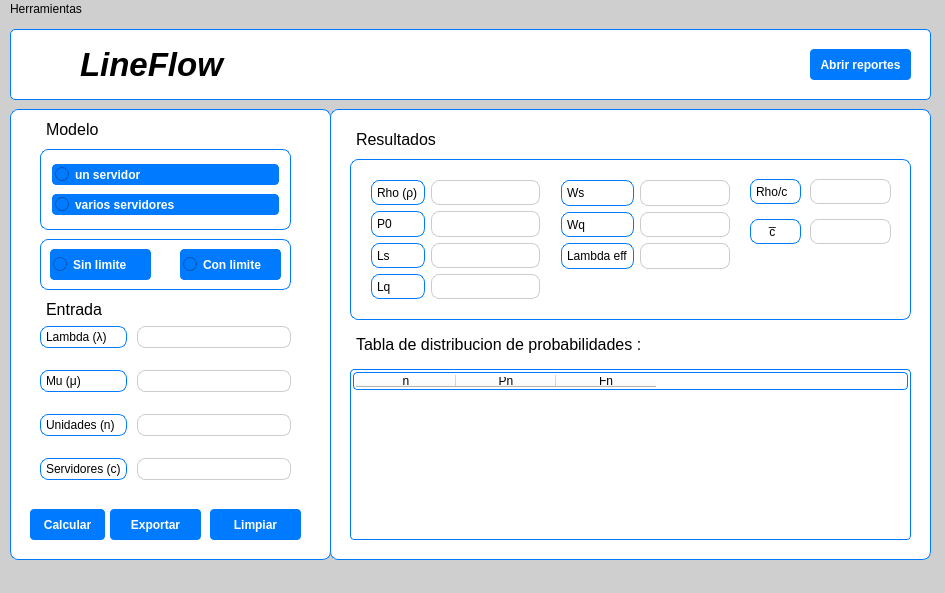
<?xml version="1.0" encoding="UTF-8"?>
<ui version="4.0">
 <class>MainWindow</class>
 <widget class="QMainWindow" name="MainWindow">
  <property name="geometry">
   <rect>
    <x>0</x>
    <y>0</y>
    <width>945</width>
    <height>593</height>
   </rect>
  </property>
  <property name="windowTitle">
   <string>MainWindow</string>
  </property>
  <property name="styleSheet">
   <string notr="true">background-color: rgb(207, 207, 207);
font-family: Arial, sans-serif;</string>
  </property>
  <widget class="QWidget" name="centralwidget">
   <widget class="QFrame" name="frame_4">
    <property name="geometry">
     <rect>
      <x>330</x>
      <y>90</y>
      <width>601</width>
      <height>451</height>
     </rect>
    </property>
    <property name="styleSheet">
     <string notr="true">background-color: #ffffff;
border: 1px solid #007bff;
border-radius: 8px;
padding: 2px;</string>
    </property>
    <property name="frameShape">
     <enum>QFrame::StyledPanel</enum>
    </property>
    <property name="frameShadow">
     <enum>QFrame::Raised</enum>
    </property>
    <widget class="QTableWidget" name="prodDist_tableWidget">
     <property name="geometry">
      <rect>
       <x>20</x>
       <y>260</y>
       <width>561</width>
       <height>171</height>
      </rect>
     </property>
     <property name="maximumSize">
      <size>
       <width>561</width>
       <height>171</height>
      </size>
     </property>
     <property name="styleSheet">
      <string notr="true">background-color: #ffffff;
border: 1px solid #007bff;
border-radius: 4px;
alternate-background-color: #f9f9f9;
color: rgb(0, 0, 0);</string>
     </property>
     <column>
      <property name="text">
       <string>n</string>
      </property>
     </column>
     <column>
      <property name="text">
       <string>Pn</string>
      </property>
     </column>
     <column>
      <property name="text">
       <string>Fn</string>
      </property>
     </column>
    </widget>
    <widget class="QLabel" name="label_6">
     <property name="geometry">
      <rect>
       <x>20</x>
       <y>20</y>
       <width>101</width>
       <height>21</height>
      </rect>
     </property>
     <property name="font">
      <font>
       <family>Arial</family>
       <pointsize>-1</pointsize>
      </font>
     </property>
     <property name="styleSheet">
      <string notr="true">color: rgb(0, 0, 0);
font-size: 16px;
border: none;</string>
     </property>
     <property name="text">
      <string>Resultados</string>
     </property>
    </widget>
    <widget class="QLabel" name="label_8">
     <property name="geometry">
      <rect>
       <x>20</x>
       <y>220</y>
       <width>321</width>
       <height>31</height>
      </rect>
     </property>
     <property name="font">
      <font>
       <family>Arial</family>
       <pointsize>-1</pointsize>
      </font>
     </property>
     <property name="styleSheet">
      <string notr="true">color: rgb(0, 0, 0);
font-size: 16px;
border:none;</string>
     </property>
     <property name="text">
      <string>Tabla de distribucion de probabilidades :</string>
     </property>
    </widget>
    <widget class="QFrame" name="frame_3">
     <property name="geometry">
      <rect>
       <x>20</x>
       <y>50</y>
       <width>561</width>
       <height>161</height>
      </rect>
     </property>
     <property name="styleSheet">
      <string notr="true">border: 1px solid #007bff;
</string>
     </property>
     <property name="frameShape">
      <enum>QFrame::StyledPanel</enum>
     </property>
     <property name="frameShadow">
      <enum>QFrame::Raised</enum>
     </property>
     <widget class="QFrame" name="frame">
      <property name="geometry">
       <rect>
        <x>10</x>
        <y>10</y>
        <width>191</width>
        <height>141</height>
       </rect>
      </property>
      <property name="styleSheet">
       <string notr="true">border:none;</string>
      </property>
      <layout class="QGridLayout" name="gridLayout_2">
       <item row="3" column="0">
        <widget class="QLabel" name="lq_label">
         <property name="font">
          <font>
           <family>Arial</family>
          </font>
         </property>
         <property name="styleSheet">
          <string notr="true">border: 1px solid #007bff;
</string>
         </property>
         <property name="text">
          <string>Lq</string>
         </property>
        </widget>
       </item>
       <item row="3" column="1" colspan="2">
        <widget class="QLabel" name="lq_output_label">
         <property name="styleSheet">
          <string notr="true">border: 1px solid #cccccc;</string>
         </property>
         <property name="frameShape">
          <enum>QFrame::Box</enum>
         </property>
         <property name="text">
          <string/>
         </property>
        </widget>
       </item>
       <item row="0" column="0">
        <widget class="QLabel" name="rho_label">
         <property name="font">
          <font>
           <family>Arial</family>
          </font>
         </property>
         <property name="styleSheet">
          <string notr="true">border: 1px solid #007bff;
</string>
         </property>
         <property name="text">
          <string>Rho (ρ)</string>
         </property>
        </widget>
       </item>
       <item row="0" column="1" colspan="2">
        <widget class="QLabel" name="rho_output_label">
         <property name="styleSheet">
          <string notr="true">background-color: rgb(255, 255, 255);
border: 1px solid #cccccc;</string>
         </property>
         <property name="frameShape">
          <enum>QFrame::Box</enum>
         </property>
         <property name="text">
          <string/>
         </property>
        </widget>
       </item>
       <item row="1" column="0">
        <widget class="QLabel" name="po_label">
         <property name="font">
          <font>
           <family>Arial</family>
          </font>
         </property>
         <property name="styleSheet">
          <string notr="true">border: 1px solid #007bff;
</string>
         </property>
         <property name="text">
          <string>P0</string>
         </property>
        </widget>
       </item>
       <item row="2" column="0">
        <widget class="QLabel" name="ls_label">
         <property name="font">
          <font>
           <family>Arial</family>
          </font>
         </property>
         <property name="styleSheet">
          <string notr="true">border: 1px solid #007bff;
</string>
         </property>
         <property name="text">
          <string>Ls</string>
         </property>
        </widget>
       </item>
       <item row="1" column="1" colspan="2">
        <widget class="QLabel" name="po_output_label">
         <property name="styleSheet">
          <string notr="true">border: 1px solid #cccccc;</string>
         </property>
         <property name="frameShape">
          <enum>QFrame::Box</enum>
         </property>
         <property name="text">
          <string/>
         </property>
        </widget>
       </item>
       <item row="2" column="1" colspan="2">
        <widget class="QLabel" name="ls_output_label">
         <property name="styleSheet">
          <string notr="true">border: 1px solid #cccccc;</string>
         </property>
         <property name="frameShape">
          <enum>QFrame::Box</enum>
         </property>
         <property name="text">
          <string/>
         </property>
        </widget>
       </item>
      </layout>
     </widget>
     <widget class="QFrame" name="frame">
      <property name="geometry">
       <rect>
        <x>200</x>
        <y>10</y>
        <width>191</width>
        <height>111</height>
       </rect>
      </property>
      <property name="styleSheet">
       <string notr="true">border:none;</string>
      </property>
      <layout class="QGridLayout" name="gridLayout_3">
       <item row="2" column="1" colspan="2">
        <widget class="QLabel" name="lambda_eff_output_label">
         <property name="styleSheet">
          <string notr="true">border: 1px solid #cccccc;
</string>
         </property>
         <property name="frameShape">
          <enum>QFrame::Box</enum>
         </property>
         <property name="text">
          <string/>
         </property>
        </widget>
       </item>
       <item row="0" column="1" colspan="2">
        <widget class="QLabel" name="ws_output_label">
         <property name="styleSheet">
          <string notr="true">border: 1px solid #cccccc;</string>
         </property>
         <property name="frameShape">
          <enum>QFrame::Box</enum>
         </property>
         <property name="text">
          <string/>
         </property>
        </widget>
       </item>
       <item row="1" column="0">
        <widget class="QLabel" name="wq_label">
         <property name="font">
          <font>
           <family>Arial</family>
          </font>
         </property>
         <property name="styleSheet">
          <string notr="true">border: 1px solid #007bff;
</string>
         </property>
         <property name="text">
          <string>Wq</string>
         </property>
        </widget>
       </item>
       <item row="0" column="0">
        <widget class="QLabel" name="ws_label">
         <property name="font">
          <font>
           <family>Arial</family>
          </font>
         </property>
         <property name="styleSheet">
          <string notr="true">border: 1px solid #007bff;
</string>
         </property>
         <property name="text">
          <string>Ws</string>
         </property>
        </widget>
       </item>
       <item row="2" column="0">
        <widget class="QLabel" name="lambda_eff_label">
         <property name="font">
          <font>
           <family>Arial</family>
          </font>
         </property>
         <property name="styleSheet">
          <string notr="true">border: 1px solid #007bff;
</string>
         </property>
         <property name="text">
          <string>Lambda eff</string>
         </property>
        </widget>
       </item>
       <item row="1" column="1" colspan="2">
        <widget class="QLabel" name="wq_output_label">
         <property name="styleSheet">
          <string notr="true">border: 1px solid #cccccc;</string>
         </property>
         <property name="frameShape">
          <enum>QFrame::Box</enum>
         </property>
         <property name="text">
          <string/>
         </property>
        </widget>
       </item>
      </layout>
     </widget>
     <widget class="QLabel" name="inactive_servers_label">
      <property name="geometry">
       <rect>
        <x>400</x>
        <y>60</y>
        <width>51</width>
        <height>25</height>
       </rect>
      </property>
      <property name="text">
       <string>    c̅</string>
      </property>
     </widget>
     <widget class="QLabel" name="inactive_servers_output_label">
      <property name="geometry">
       <rect>
        <x>460</x>
        <y>60</y>
        <width>81</width>
        <height>25</height>
       </rect>
      </property>
      <property name="styleSheet">
       <string notr="true">border: 1px solid #cccccc;</string>
      </property>
      <property name="text">
       <string/>
      </property>
     </widget>
     <widget class="QLabel" name="server_rate_label">
      <property name="geometry">
       <rect>
        <x>400</x>
        <y>20</y>
        <width>51</width>
        <height>25</height>
       </rect>
      </property>
      <property name="text">
       <string>Rho/c</string>
      </property>
     </widget>
     <widget class="QLabel" name="server_rate_output_label">
      <property name="geometry">
       <rect>
        <x>460</x>
        <y>20</y>
        <width>81</width>
        <height>25</height>
       </rect>
      </property>
      <property name="styleSheet">
       <string notr="true">border: 1px solid #cccccc;</string>
      </property>
      <property name="text">
       <string/>
      </property>
     </widget>
    </widget>
   </widget>
   <widget class="QFrame" name="frame_5">
    <property name="geometry">
     <rect>
      <x>10</x>
      <y>10</y>
      <width>921</width>
      <height>71</height>
     </rect>
    </property>
    <property name="font">
     <font>
      <family>Arial</family>
      <italic>true</italic>
     </font>
    </property>
    <property name="styleSheet">
     <string notr="true">background-color: rgb(255, 255, 255);
border: 1px solid #007bff;
border-radius:5px;</string>
    </property>
    <property name="frameShape">
     <enum>QFrame::StyledPanel</enum>
    </property>
    <property name="frameShadow">
     <enum>QFrame::Raised</enum>
    </property>
    <widget class="QLabel" name="label_5">
     <property name="geometry">
      <rect>
       <x>70</x>
       <y>20</y>
       <width>191</width>
       <height>31</height>
      </rect>
     </property>
     <property name="font">
      <font>
       <family>Arial</family>
       <pointsize>25</pointsize>
       <weight>75</weight>
       <italic>true</italic>
       <bold>true</bold>
      </font>
     </property>
     <property name="styleSheet">
      <string notr="true">border:none;</string>
     </property>
     <property name="text">
      <string>LineFlow</string>
     </property>
    </widget>
    <widget class="QLabel" name="label_4">
     <property name="geometry">
      <rect>
       <x>10</x>
       <y>10</y>
       <width>51</width>
       <height>51</height>
      </rect>
     </property>
     <property name="styleSheet">
      <string notr="true">border:none;</string>
     </property>
     <property name="text">
      <string/>
     </property>
     <property name="pixmap">
      <pixmap resource="icons/logo.qrc">:/prefijoNuevo/wind.png</pixmap>
     </property>
     <property name="scaledContents">
      <bool>true</bool>
     </property>
    </widget>
    <widget class="QPushButton" name="open_reports_pushButton">
     <property name="geometry">
      <rect>
       <x>800</x>
       <y>20</y>
       <width>101</width>
       <height>31</height>
      </rect>
     </property>
     <property name="font">
      <font>
       <family>Arial</family>
       <weight>75</weight>
       <bold>true</bold>
      </font>
     </property>
     <property name="styleSheet">
      <string notr="true">background-color: #007bff;
color: #ffffff;
border-radius: 4px;

border: none;</string>
     </property>
     <property name="text">
      <string>Abrir reportes</string>
     </property>
    </widget>
   </widget>
   <widget class="QFrame" name="frame">
    <property name="geometry">
     <rect>
      <x>10</x>
      <y>90</y>
      <width>321</width>
      <height>451</height>
     </rect>
    </property>
    <property name="styleSheet">
     <string notr="true">background-color: rgb(255, 255, 255);
border: 1px solid #007bff;

border-radius: 8px;
padding: 2px;</string>
    </property>
    <property name="frameShape">
     <enum>QFrame::StyledPanel</enum>
    </property>
    <property name="frameShadow">
     <enum>QFrame::Raised</enum>
    </property>
    <widget class="QPushButton" name="clean_pushButton">
     <property name="geometry">
      <rect>
       <x>200</x>
       <y>400</y>
       <width>91</width>
       <height>31</height>
      </rect>
     </property>
     <property name="font">
      <font>
       <family>Arial</family>
       <weight>75</weight>
       <bold>true</bold>
      </font>
     </property>
     <property name="styleSheet">
      <string notr="true">background-color: #007bff;
color: #ffffff;
border-radius: 4px;

border: none;  
    </string>
     </property>
     <property name="text">
      <string>Limpiar</string>
     </property>
     <property name="iconSize">
      <size>
       <width>20</width>
       <height>20</height>
      </size>
     </property>
    </widget>
    <widget class="QPushButton" name="pdf_export_pushButton">
     <property name="geometry">
      <rect>
       <x>100</x>
       <y>400</y>
       <width>91</width>
       <height>31</height>
      </rect>
     </property>
     <property name="font">
      <font>
       <family>Arial</family>
       <weight>75</weight>
       <bold>true</bold>
      </font>
     </property>
     <property name="styleSheet">
      <string notr="true">background-color: #007bff;
color: #ffffff;
border-radius: 4px;

border: none;</string>
     </property>
     <property name="text">
      <string>Exportar</string>
     </property>
     <property name="iconSize">
      <size>
       <width>20</width>
       <height>20</height>
      </size>
     </property>
    </widget>
    <widget class="QLabel" name="label_7">
     <property name="geometry">
      <rect>
       <x>30</x>
       <y>190</y>
       <width>71</width>
       <height>21</height>
      </rect>
     </property>
     <property name="font">
      <font>
       <family>Arial</family>
       <pointsize>-1</pointsize>
      </font>
     </property>
     <property name="styleSheet">
      <string notr="true">color: rgb(0, 0, 0);
font-size: 16px;
border: none;</string>
     </property>
     <property name="text">
      <string>Entrada</string>
     </property>
    </widget>
    <widget class="QPushButton" name="calculate_pushButton">
     <property name="geometry">
      <rect>
       <x>20</x>
       <y>400</y>
       <width>75</width>
       <height>31</height>
      </rect>
     </property>
     <property name="font">
      <font>
       <family>Arial</family>
       <weight>75</weight>
       <bold>true</bold>
      </font>
     </property>
     <property name="styleSheet">
      <string notr="true">background-color: #007bff;
color: #ffffff;
border-radius: 4px;

border: none;</string>
     </property>
     <property name="text">
      <string>Calcular</string>
     </property>
    </widget>
    <widget class="QFrame" name="frame_6">
     <property name="geometry">
      <rect>
       <x>30</x>
       <y>130</y>
       <width>251</width>
       <height>51</height>
      </rect>
     </property>
     <property name="frameShape">
      <enum>QFrame::StyledPanel</enum>
     </property>
     <property name="frameShadow">
      <enum>QFrame::Raised</enum>
     </property>
     <widget class="QRadioButton" name="limited_radioButton">
      <property name="geometry">
       <rect>
        <x>140</x>
        <y>10</y>
        <width>101</width>
        <height>31</height>
       </rect>
      </property>
      <property name="font">
       <font>
        <family>Arial</family>
        <weight>75</weight>
        <bold>true</bold>
       </font>
      </property>
      <property name="styleSheet">
       <string notr="true">background-color: #007bff;
color: #ffffff;
border-radius: 4px;

</string>
      </property>
      <property name="text">
       <string>Con limite</string>
      </property>
     </widget>
     <widget class="QRadioButton" name="unlimited_radioButton">
      <property name="geometry">
       <rect>
        <x>10</x>
        <y>10</y>
        <width>101</width>
        <height>31</height>
       </rect>
      </property>
      <property name="font">
       <font>
        <family>Arial</family>
        <weight>75</weight>
        <bold>true</bold>
       </font>
      </property>
      <property name="styleSheet">
       <string notr="true">background-color: #007bff;
color: #ffffff;
border-radius: 4px;</string>
      </property>
      <property name="text">
       <string>Sin limite</string>
      </property>
     </widget>
    </widget>
    <widget class="QWidget" name="widget" native="true">
     <property name="geometry">
      <rect>
       <x>30</x>
       <y>210</y>
       <width>251</width>
       <height>171</height>
      </rect>
     </property>
     <property name="styleSheet">
      <string notr="true">border:none;</string>
     </property>
     <layout class="QGridLayout" name="gridLayout">
      <property name="horizontalSpacing">
       <number>10</number>
      </property>
      <property name="verticalSpacing">
       <number>15</number>
      </property>
      <item row="2" column="0">
       <widget class="QLabel" name="units_label">
        <property name="styleSheet">
         <string notr="true">border: 1px solid #007bff;
</string>
        </property>
        <property name="text">
         <string>Unidades (n)</string>
        </property>
       </widget>
      </item>
      <item row="0" column="0">
       <widget class="QLabel" name="lambda_label">
        <property name="styleSheet">
         <string notr="true">border: 1px solid #007bff;
</string>
        </property>
        <property name="text">
         <string>Lambda (λ)</string>
        </property>
       </widget>
      </item>
      <item row="1" column="0">
       <widget class="QLabel" name="mu_label">
        <property name="styleSheet">
         <string notr="true">border: 1px solid #007bff;
</string>
        </property>
        <property name="text">
         <string>Mu (μ)</string>
        </property>
       </widget>
      </item>
      <item row="0" column="1">
       <widget class="QLineEdit" name="lambda_input_lineEdit">
        <property name="styleSheet">
         <string notr="true">border-color: rgb(0, 0, 0);
border: 1px solid #cccccc;</string>
        </property>
       </widget>
      </item>
      <item row="2" column="1">
       <widget class="QLineEdit" name="units_input_lineEdit">
        <property name="styleSheet">
         <string notr="true">border-color: rgb(0, 0, 0);
border: 1px solid #cccccc;</string>
        </property>
       </widget>
      </item>
      <item row="1" column="1">
       <widget class="QLineEdit" name="mu_input_lineEdit">
        <property name="styleSheet">
         <string notr="true">border-color: rgb(0, 0, 0);
border: 1px solid #cccccc;</string>
        </property>
       </widget>
      </item>
      <item row="3" column="1">
       <widget class="QLineEdit" name="servers_input_lineEdit">
        <property name="styleSheet">
         <string notr="true">border-color: rgb(0, 0, 0);
border: 1px solid #cccccc;</string>
        </property>
       </widget>
      </item>
      <item row="3" column="0">
       <widget class="QLabel" name="servers_label">
        <property name="styleSheet">
         <string notr="true">border: 1px solid #007bff;
</string>
        </property>
        <property name="text">
         <string>Servidores (c)</string>
        </property>
       </widget>
      </item>
     </layout>
    </widget>
    <widget class="QLabel" name="label">
     <property name="geometry">
      <rect>
       <x>30</x>
       <y>10</y>
       <width>71</width>
       <height>21</height>
      </rect>
     </property>
     <property name="font">
      <font>
       <family>Arial</family>
       <pointsize>-1</pointsize>
      </font>
     </property>
     <property name="styleSheet">
      <string notr="true">color: rgb(0, 0, 0);
font-size: 16px;
border: none;</string>
     </property>
     <property name="text">
      <string>Modelo</string>
     </property>
    </widget>
    <widget class="QFrame" name="frame_2">
     <property name="geometry">
      <rect>
       <x>30</x>
       <y>40</y>
       <width>251</width>
       <height>81</height>
      </rect>
     </property>
     <property name="frameShape">
      <enum>QFrame::StyledPanel</enum>
     </property>
     <property name="frameShadow">
      <enum>QFrame::Raised</enum>
     </property>
     <layout class="QGridLayout" name="gridLayout_4">
      <item row="0" column="0">
       <widget class="QRadioButton" name="singleServer_radioButton">
        <property name="font">
         <font>
          <family>Arial</family>
          <weight>75</weight>
          <bold>true</bold>
         </font>
        </property>
        <property name="styleSheet">
         <string notr="true">background-color: #007bff;
color: #ffffff;
border-radius: 4px;</string>
        </property>
        <property name="text">
         <string>un servidor</string>
        </property>
       </widget>
      </item>
      <item row="1" column="0">
       <widget class="QRadioButton" name="multiServer_radioButton">
        <property name="font">
         <font>
          <family>Arial</family>
          <weight>75</weight>
          <bold>true</bold>
         </font>
        </property>
        <property name="styleSheet">
         <string notr="true">background-color: #007bff;
color: #ffffff;
border-radius: 4px;</string>
        </property>
        <property name="text">
         <string>varios servidores</string>
        </property>
       </widget>
      </item>
     </layout>
    </widget>
   </widget>
  </widget>
  <widget class="QMenuBar" name="menubar">
   <property name="geometry">
    <rect>
     <x>0</x>
     <y>0</y>
     <width>945</width>
     <height>21</height>
    </rect>
   </property>
   <widget class="QMenu" name="menuHerramientas">
    <property name="title">
     <string>Herramientas</string>
    </property>
    <addaction name="openGeneratorWindow"/>
   </widget>
   <addaction name="menuHerramientas"/>
  </widget>
  <widget class="QStatusBar" name="statusbar"/>
  <action name="openGeneratorWindow">
   <property name="text">
    <string>Generator de numeros aleatorios</string>
   </property>
  </action>
 </widget>
 <resources>
  <include location="icons/logo.qrc"/>
 </resources>
 <connections/>
</ui>
